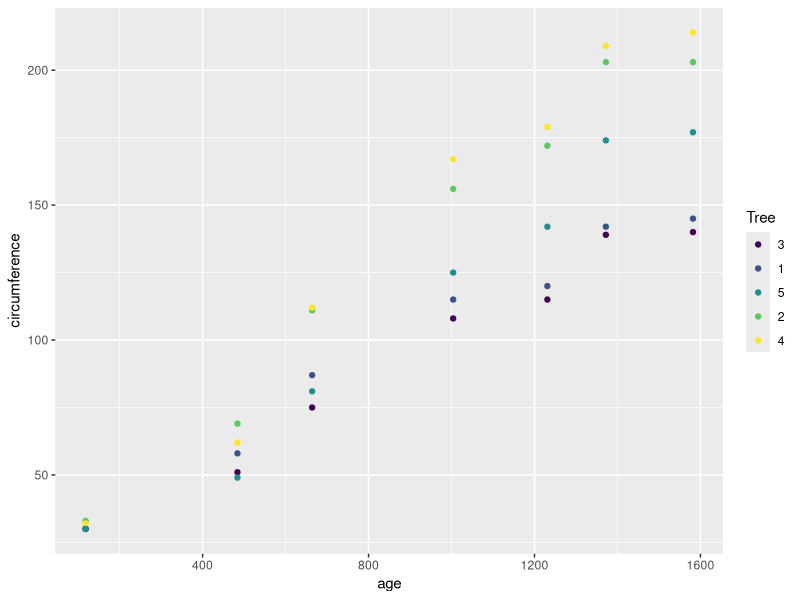
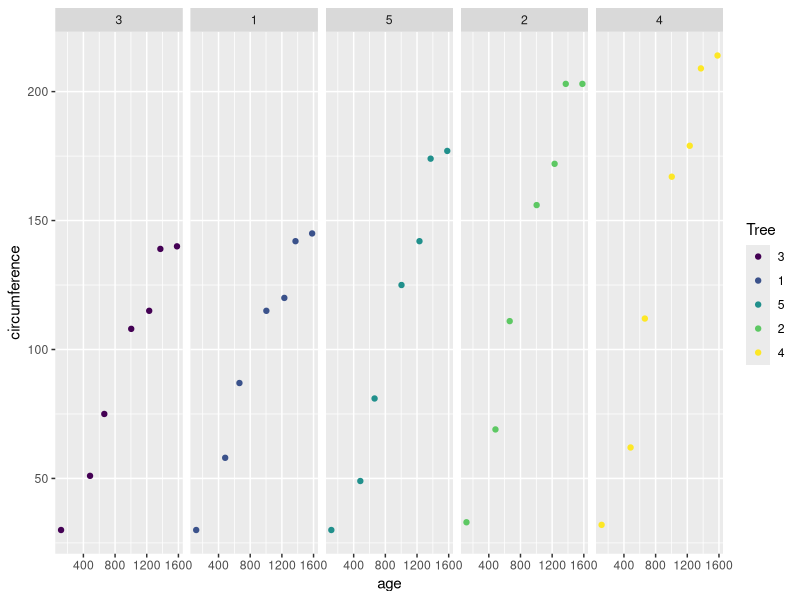
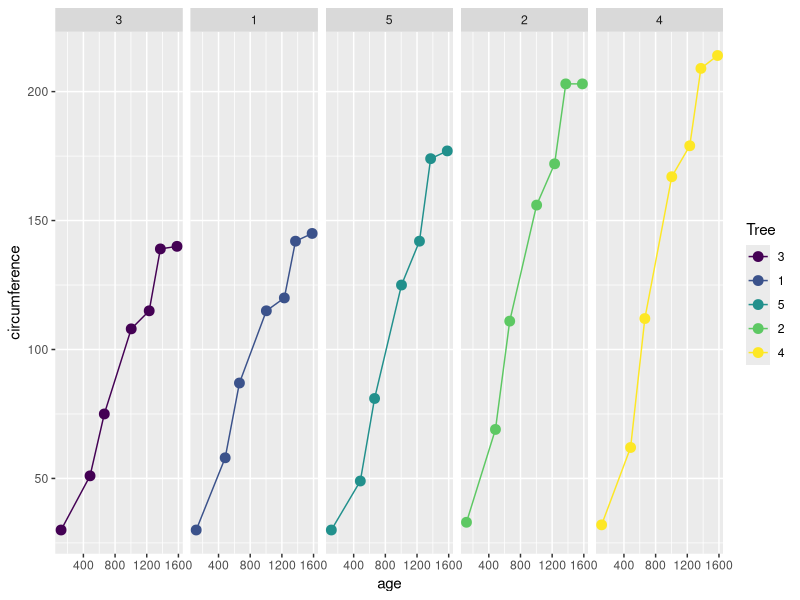
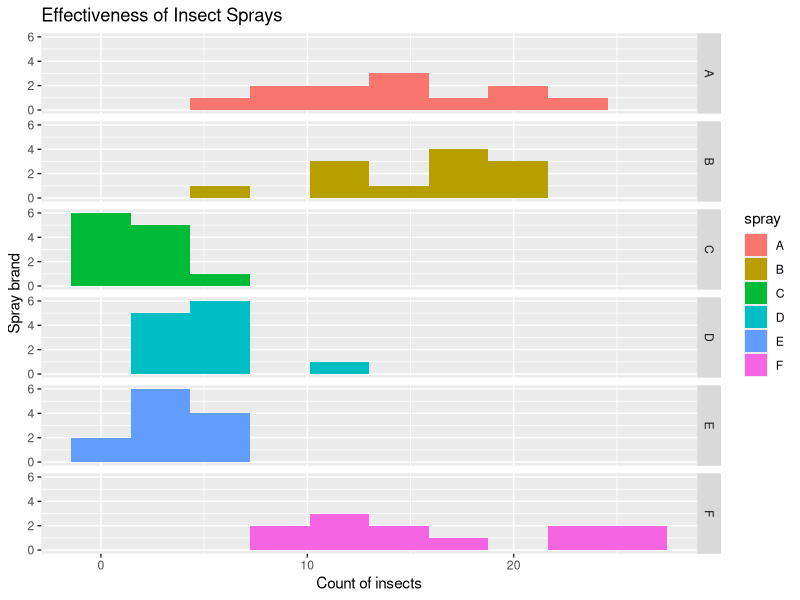

Reproduce these figures in R, in order.
## ---- chunk 1
library(ggplot2)
ggplot(Orange, aes(x=age, y=circumference)) + geom_point(aes(color=Tree))
## ---- chunk 2
ggplot(Orange, aes(x=age, y=circumference)) + 
  geom_point(aes(color=Tree)) +
  facet_grid(.~Tree)
## ---- chunk 3
ggplot(Orange, aes(x=age, y=circumference)) + 
  geom_point(aes(color=Tree), size=3) +
  geom_line(aes(color=Tree)) +
  facet_grid(.~Tree)
## ---- chunk 4
library(ggplot2)
ggplot(InsectSprays, aes(x=count, fill=spray)) +
  geom_bar(stat="bin", bins=10) +
  facet_grid(spray~.) +
  ylab("Spray brand") + 
  xlab("Count of insects") + 
  ggtitle("Effectiveness of Insect Sprays")
